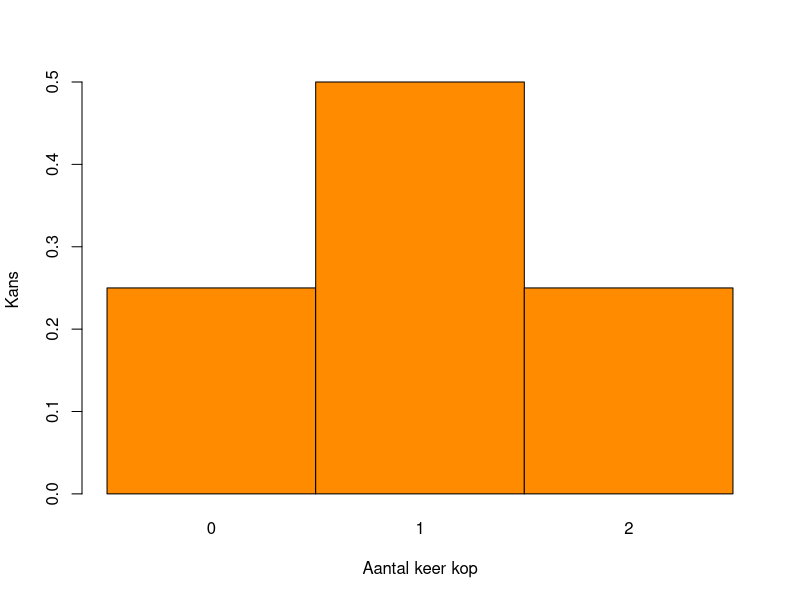
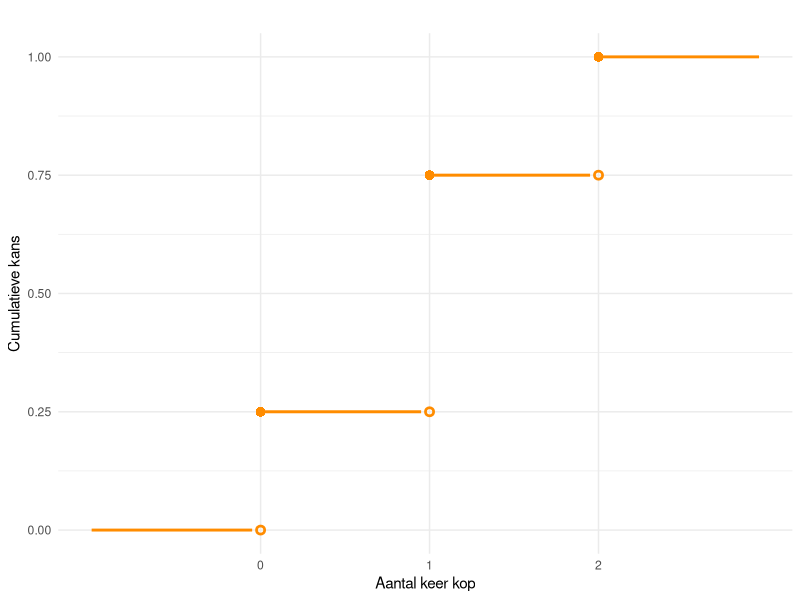

These charts were generated, in order, by the following R code: (Note: this script raises an error after producing the figures.)
## ---- chunk 1
#| echo: false
#| warning: false
#| fig-width: 3
#| fig-height: 3.5
#| out-width: 43%

# Definieer uitkomsten en kansen
aantal_keer_kop <- c(0, 1, 2)
kansen <- c(1/4, 1/2, 1/4)

# Maak een staafdiagram
barplot(
  height = kansen,
  names.arg = aantal_keer_kop,
  col = "darkorange",
  border = "black",
  space = 0,
  xlab = "Aantal keer kop",
  ylab = "Kans",
)

## ---- chunk 2
#| echo: false
#| warning: false
#| fig.width: 4
#| fig.height: 3
#| out.width: 57%

# Controleer of de benodigde pakketten zijn geladen
if (!("ggplot2" %in% .packages())) {
  library("ggplot2")
}

# Voeg extra punten toe om de cumulatieve kansen buiten het bereik van 2-12 te tonen
kansen_dobbelsteen_cumulatief <- data.frame(
  uitkomsten = c(-1, 0, 1, 2, 3), # Voeg 1 en 13 toe als grenzen
  kansen = c(0, 1/4, 3/4, 1, 1)   # Voeg 0 en 1 toe aan de kansen
)

# Genereer de datapunten voor de open cirkels
open_cirkels <- data.frame(
  uitkomsten = c(0, 1, 2),
  kansen = c(0, 1/4, 3/4)
)

# Maak een data frame voor de horizontale lijnen (stappen van de cumulatieve kans)
lijnen_data <- data.frame(
  x_start = kansen_dobbelsteen_cumulatief$uitkomsten[-nrow(kansen_dobbelsteen_cumulatief)],
  x_end = kansen_dobbelsteen_cumulatief$uitkomsten[-1] - .05,
  y = kansen_dobbelsteen_cumulatief$kansen[-nrow(kansen_dobbelsteen_cumulatief)]
)

# Maak de plot
ggplot() +
  # Voeg de horizontale lijnen toe
  geom_segment(
    data = lijnen_data,
    aes(x = x_start, xend = x_end, y = y, yend = y),
    color = "darkorange",        # Kleur van de lijnen
    size = 1                     # Dikte van de lijnen
  ) +
  # Voeg gesloten cirkels (linkerkanten) toe
  geom_point(
    data = kansen_dobbelsteen_cumulatief[-c(1, nrow(kansen_dobbelsteen_cumulatief)), ],
    aes(x = uitkomsten, y = kansen),
    shape = 16,                  # Gesloten cirkel
    size = 3,
    color = "darkorange"
  ) +
  # Voeg open cirkels (rechterkanten) toe
  geom_point(
    data = open_cirkels,
    aes(x = uitkomsten, y = kansen),
    shape = 1,                 # Open cirkel
    size = 1.8,
    stroke = 1.4,
    color = "darkorange"
  ) +
  scale_x_continuous(
    breaks = 0:2,               # Ticks alleen bij gehele getallen van 2 tot 12
    minor_breaks = NULL          # Verwijder alle minor ticks
  ) +
  labs(
    title = "",
    x = "Aantal keer kop",    # Titel voor de x-as
    y = "Cumulatieve kans"       # Titel voor de y-as
  ) +
  theme_minimal()                 # Minimalistisch thema
## ---- chunk 3
aantal_gelegenheden <- 9

uitkomsten <- seq(0, aantal_gelegenheden) #alle mogelijke uitkomsten
kansen <- c( # de kansen die in de tabel van de opgeva gegeven zijn 
  0.009, 0.054, 0.151, 0.244, 0.255, 
  0.177, 0.082, 0.024, 0.004,0.000
  )

( E <- sum( kansen * uitkomsten) ) # verwachtingswaarde
## ---- chunk 4
    ( afwijkingen <- uitkomsten - E )
## ---- chunk 5
    ( afwijkingen_kwadraat <- afwijkingen^2 )
## ---- chunk 6
    ( prod <- kansen * afwijkingen_kwadraat )
## ---- chunk 7
    ( variantie <- sum(prod) )
## ---- chunk 8
    ( variantie <- sum( kansen * (uitkomsten - E)^2 ) )
## ---- chunk 9
    ( standaarddeviatie <- sqrt(variantie) )
## ---- chunk 10
#| echo: false

library(ggplot2)

x <- seq(-3.5, 3.5, length.out = 350)
data <- data.frame(x = x, y = dnorm(x))

oppervlak <- function(a, b, data){# Gebied tussen a en b kleuren
  geom_area(
    data = subset(data, x >= a & x <= b), 
    aes(x, y), 
    fill = "darkorchid", 
    alpha = 0.4
  ) 
} 

normaalGeneriek <- 
  # Plot maken
  ggplot(data, aes(x, y)) +
  geom_line(color = "darkorange", linewidth = 1) + # Curve van de standaardnormale verdeling
  scale_x_continuous(
    breaks = c(-2, -1, 0, 1, 2), 
    labels = c(
      "italic(mu) - 2 * italic(sigma)", 
      "italic(mu) - italic(sigma)", 
      "italic(mu)", 
      "italic(mu) + italic(sigma)", 
      "italic(mu) + 2 * italic(sigma)"
      ) %>% label_parsed,
    minor_breaks = NULL # Verwijdert minor ticks
  ) + # Labels voor x-as
  scale_y_continuous(labels = NULL) + # getallen van y-as weglaten
  labs(
    y = "Kansdichtheid", 
    x = NULL
  ) + # Labels voor de assen
  theme_minimal() +
  theme(axis.text.x = element_text(size = 12, angle = 90, vjust = 0.5, hjust = 1))

# Gebruik qnorm om de de x-waarde bij een bepaalde kans te bepalen zodat de 
# antwoorden makkelijk gemaakt kunnen worden.
## ---- chunk 11
    #| echo: false
    #| fig.width: 2.5
    #| fig.height: 2
    #| out.width: "100%"
    normaalGeneriek + oppervlak(-4, 0, data)
## ---- chunk 12
    #| echo: false
    #| fig.width: 2.5
    #| fig.height: 2
    #| out.width: "100%"
    normaalGeneriek + oppervlak( 1, 4, data)
## ---- chunk 13
    #| echo: false
    #| fig.width: 2.5
    #| fig.height: 2
    #| out.width: "100%"
    normaalGeneriek + oppervlak( -4, -2, data)
## ---- chunk 14
    #| echo: false
    #| fig.width: 2.5
    #| fig.height: 2
    #| out.width: "100%"
    normaalGeneriek + oppervlak( -4, -2, data) + oppervlak(2, 4, data)
## ---- chunk 15
    #| echo: false
    #| fig.width: 2.5
    #| fig.height: 2
    #| out.width: "100%"
    normaalGeneriek + oppervlak( 2, 4, data)
## ---- chunk 16
#| echo: false

standaardNormaalGeneriek <- 
  # Plot maken
  ggplot(data, aes(x, y)) +
  geom_line(color = "darkorange", linewidth = 1) + # Curve van de standaardnormale verdeling
  scale_x_continuous(
    breaks = c(-2, -1, 0, 1, 2), 
    labels = c(-2, -1, 0, 1, 2),
    minor_breaks = NULL # Verwijdert minor ticks
  ) + # Labels voor x-as
  scale_y_continuous(labels = NULL) + # getallen van y-as weglaten
  labs(
    y = "Kansdichtheid", 
    x = expression(italic(Z))
  ) + # Labels voor de assen
  theme_minimal() +
  theme(axis.text.x = element_text(size = 12))

# Gebruik qnorm om de de x-waarde bij een bepaalde kans te bepalen zodat de 
# antwoorden makkelijk gemaakt kunnen worden.
## ---- chunk 17
    #| echo: false
    #| fig.width: 2.5
    #| fig.height: 2
    #| out.width: "100%"
    standaardNormaalGeneriek + oppervlak( -4, 0, data)
## ---- chunk 18
    pnorm(0)
## ---- chunk 19
    #| echo: false
    #| fig.width: 2.5
    #| fig.height: 2
    #| out.width: "100%"
  
    standaardNormaalGeneriek + oppervlak( -4, -1, data)
## ---- chunk 20
    #| echo: true
    pnorm(-1)
## ---- chunk 21
    #| echo: false
    #| fig.width: 2.5
    #| fig.height: 2
    #| out.width: "100%"
    standaardNormaalGeneriek + oppervlak( 0.5, 4, data)
## ---- chunk 22
    # optie 1: gebruik de complementregel:
    1 - pnorm(0.5)
    
    # optie 2: gebruik de symmetrie:
    pnorm(-0.5)
## ---- chunk 23
    #| echo: false
    #| fig.width: 2.5
    #| fig.height: 2
    #| out.width: "100%"
    standaardNormaalGeneriek + oppervlak( -1, 1, data)
## ---- chunk 24
    #| echo: false
    #| fig.width: 2.5
    #| fig.height: 2
    #| out.width: "36%"
    standaardNormaalGeneriek + oppervlak( -4, 1, data)
## ---- chunk 25
    #| echo: false
    #| fig.width: 2.5
    #| fig.height: 2
    #| out.width: "36%"
    standaardNormaalGeneriek + oppervlak( -4, -1, data)
## ---- chunk 26
    pnorm(1) - pnorm(-1)
## ---- chunk 27
    #| echo: false
    
    normaalSpecifiek <- function(mu, sigma, xlabel){
      # Plot maken
      x <- seq(mu -3.5*sigma, mu + 3.5*sigma, length.out = 350)
      data <- data.frame(x = x, y = dnorm(x, mean = mu, sd = sigma))

      ggplot(data, aes(x, y)) +
      geom_line(color = "darkorange", linewidth = 1) + # Curve van de standaardnormale verdeling
      scale_x_continuous(
        breaks = mu + c(-3, -2, -1, 0, 1, 2, 3)*sigma, 
        labels = mu + c(-3, -2, -1, 0, 1, 2, 3)*sigma,
        minor_breaks = NULL # Verwijdert minor ticks
      ) + # Labels voor x-as
      scale_y_continuous(labels = NULL) + # getallen van y-as weglaten
      labs(
        y = "Kansdichtheid", 
        x = xlabel
      ) + # Labels voor de assen
      theme_minimal() +
      theme(axis.text.x = element_text(size = 12))
    
    # Gebruik qnorm om de de x-waarde bij een bepaalde kans te bepalen zodat de 
    # antwoorden makkelijk gemaakt kunnen worden.
    }
## ---- chunk 28
    #| echo: false
    #| fig.width: 3.5
    #| fig.height: 2.5
    #| out.width: "43%"

    mu = 100
    sigma = 15
    
    x <- seq(mu -3.5*sigma, mu + 3.5*sigma, length.out = 350)
    data_Specifiek <- data.frame(x = x, y = dnorm(x, mean = mu, sd = sigma))
      
    normaalSpecifiek(mu, sigma, "IQ") + oppervlak(140, 200, data_Specifiek)
## ---- chunk 29
    1 - pnorm(140, mean = 100, sd = 15) # complementregel
## ---- chunk 30
    #| code-fold: true
    #| warning: false
    #| fig.width: 3.75
    #| fig.height: 2.75
    #| out.width: 50%
    # Functie om een plot te maken van de kritieke waarde
    crit_plot <- function(alpha) {
      # Kritieke waarde van Z
      Z_crit <- qnorm(1 - alpha / 2)  # Bereken de kritieke waarde
      
      # Coördinaten voor de pijlen
      xstart <- (Z_crit + 3.5) / 2         # Beginpunt x-coördinaat
      ystart <- dnorm(0) / 4               # Beginpunt y-coördinaat
      xend <- Z_crit + (3.5 - Z_crit) / 7  # Eindpunt x-coördinaat
      yend <- dnorm(xend) / 3              # Eindpunt y-coördinaat
      
      proportie <- function(prop){
          annotate(
              "text", 
              x = 0, y = 0.15, 
              label = prop, # Dynamically include the variable
              color = "black", 
              size = 5, 
              hjust = 0.5, 
              vjust = 0.5
          )
      }
      
      # Plot de standaardnormale verdeling met staarten en annotaties
      standaardNormaalGeneriek +
        # Labels voor de assen
        labs(
          y = "Kansdichtheid", 
          x = expression(italic(Z))
        ) +
        # Ingekleurd oppervlak onder de curve
        oppervlak(-10, -Z_crit, data) +
        oppervlak(Z_crit, 10, data) +
        # Schaalinstellingen voor de x-as
        scale_x_continuous(
          breaks = c(-Z_crit, 0, Z_crit), 
          labels = c(
            paste0(round(-Z_crit, 2), "..."), 
            "0", 
            paste0(round(Z_crit, 2), "...")
          ),
          minor_breaks = NULL  # Verwijder minor ticks
        ) +
        # Kromme pijltjes toevoegen
        geom_curve(
          aes(x = -xstart, y = ystart, xend = -xend, yend = yend), 
          curvature = 0.2, 
          arrow = arrow(length = unit(0.2, "cm")), 
          color = "black", 
          size = 0.7
        ) +
        geom_curve(
          aes(x = xstart, y = ystart, xend = xend, yend = yend), 
          curvature = -0.2, 
          arrow = arrow(length = unit(0.2, "cm")), 
          color = "black", 
          size = 0.7
        ) +
        # Annotaties toevoegen
        annotate(
          "text", 
          x = -xstart, 
          y = ystart + 0.02,  # Plaats annotatie net boven de pijl
          label = gsub("\\.", ",", round(alpha / 2, 3)), 
          color = "black", 
          hjust = 0.5, 
          size = 4
        ) +
        annotate(
          "text", 
          x = xstart, 
          y = ystart + 0.02,  # Plaats annotatie net boven de pijl
          label = gsub("\\.", ",", round(alpha / 2, 3)), 
          color = "black", 
          hjust = 0.5, 
          size = 4
        ) +
        # Label in het midden
        proportie(gsub("\\.", ",", round(1 - alpha, 2)))
    }
    
    # Voorbeeld: plot voor alpha = 0.1
    crit_plot(0.1)
## ---- chunk 31
    alfa <- 0.1
    qnorm(1 - alfa/2)
## ---- chunk 32
    alfa <- 1
    qnorm(1 - alfa/2)
## ---- chunk 33
    alfa <- 0.05
    qt(1 - alfa/2, df = 2)
## ---- chunk 34
    alfa <- 0.05
    qt(1 - alfa/2, df = 100)
